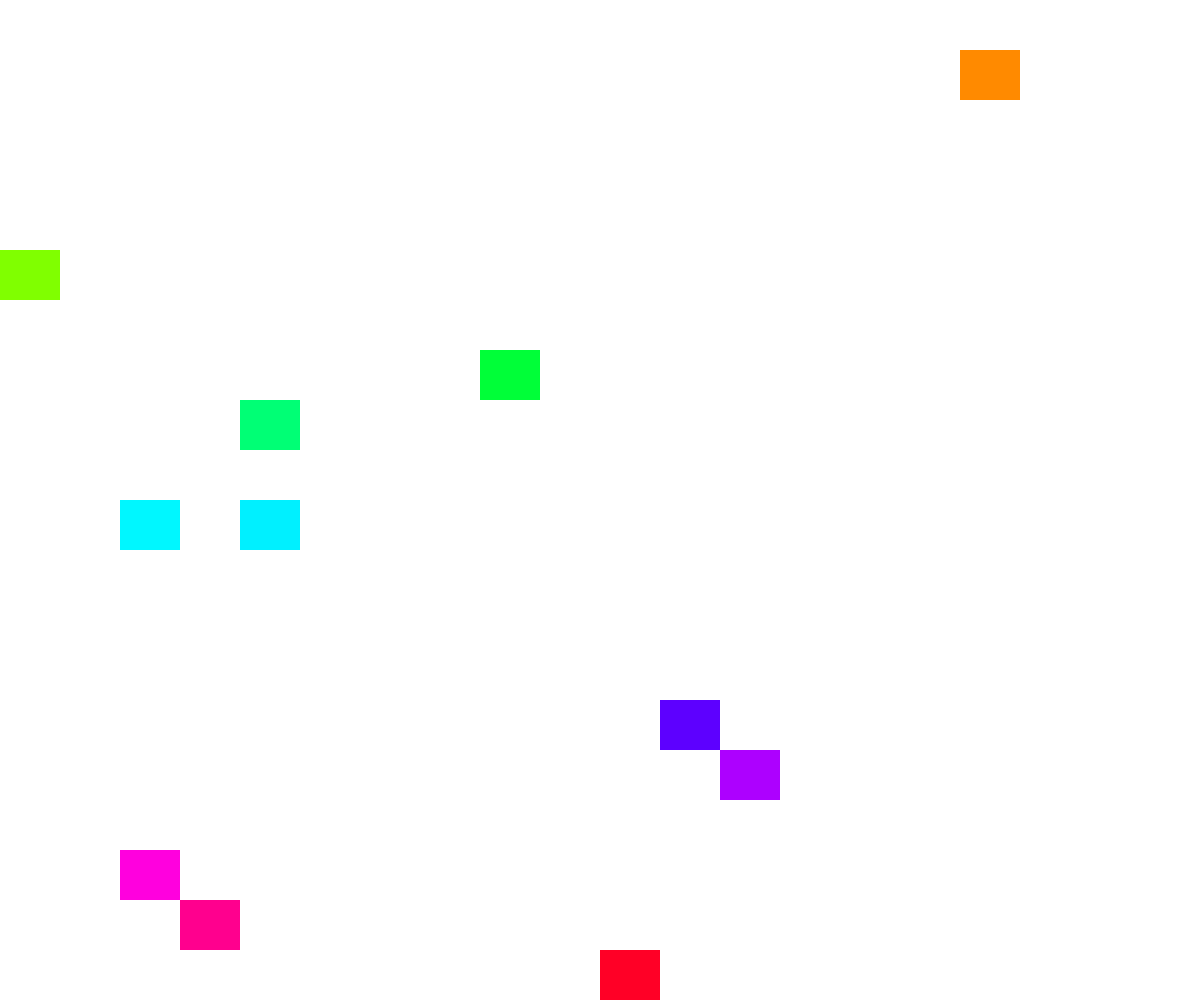
Frame 1 (no input)
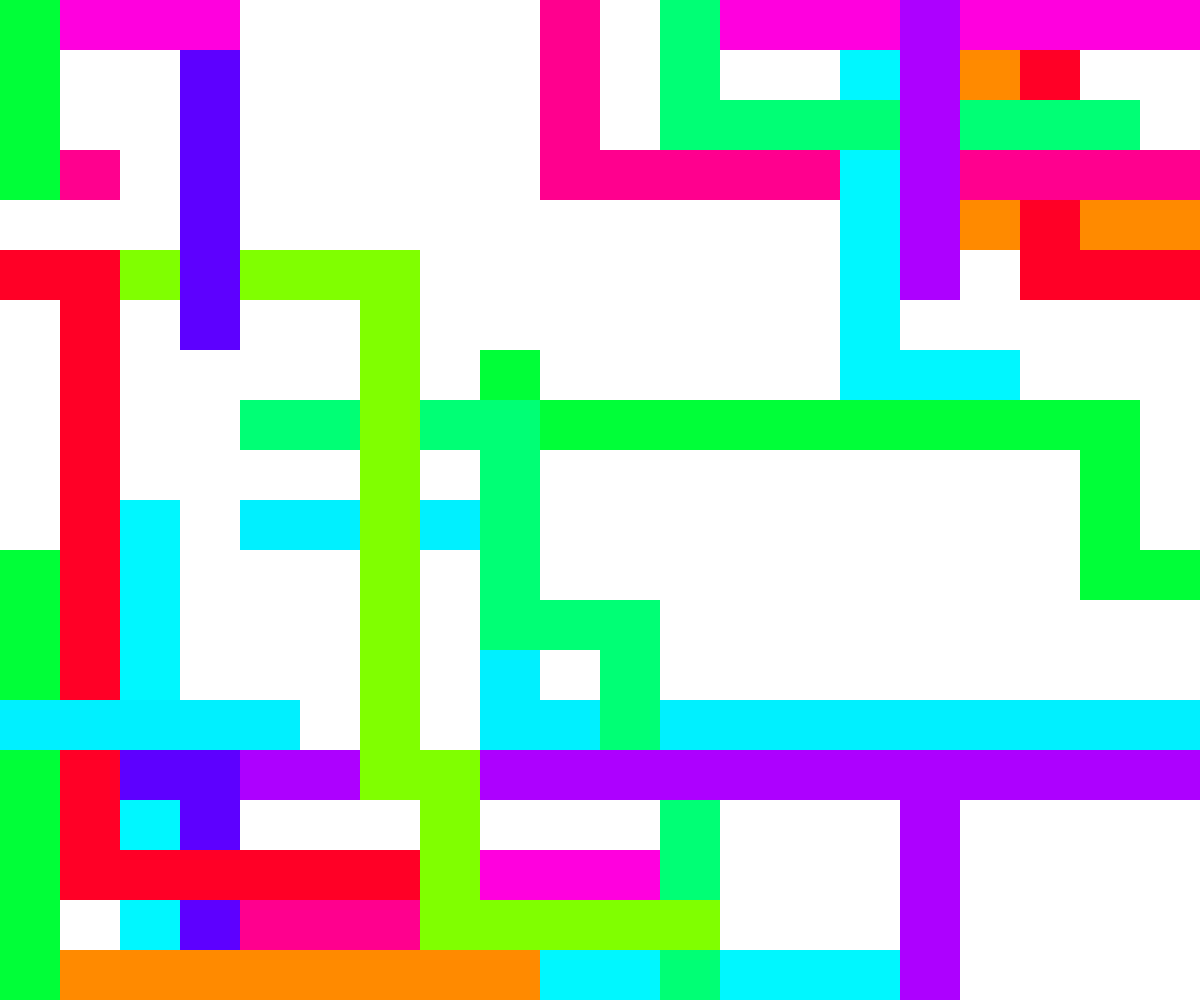
Frame 60 (no input)
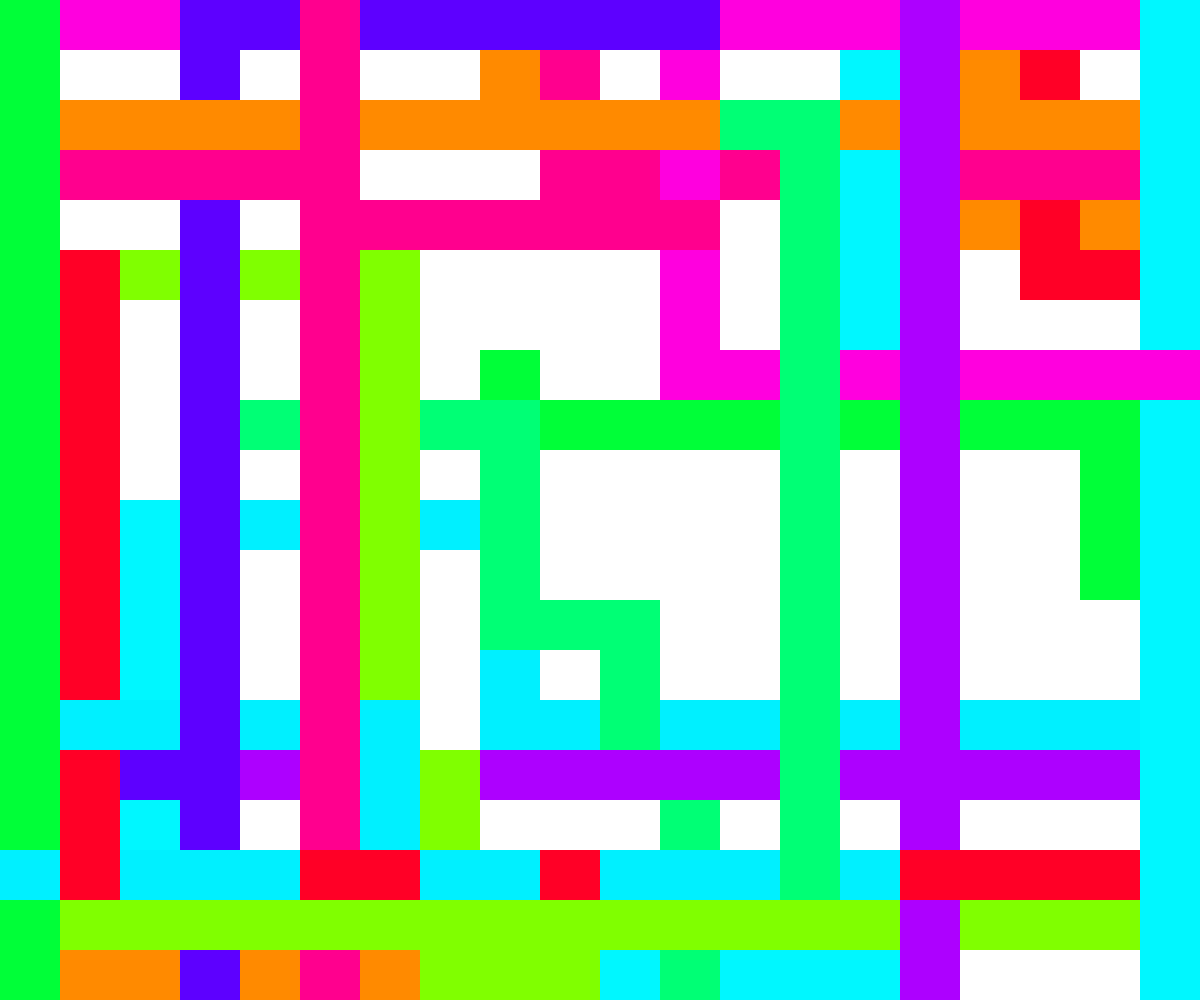
Frame 120 (the mouse pressed at the canvas centre since frame 60)

The p5.js sketch that drew these frames (run headless with seeded random() and noise() and a simulated clock; from frame 60 on, the mouse is pressed at the canvas centre):

// p5.js sketch
// ── sketch.js
function setup() {
  createCanvas(innerWidth, innerHeight);
  frameRate(60);
  // noLoop();
  colorMode(HSB, 1, 1, 1);
  noStroke();
  num_rows = 20;
  num_tiles = num_rows * num_rows;
  tile_width = width / num_rows;
  tile_height = height / num_rows;
  tiles = [];
  for (let j = 0; j < num_rows; j++) {
    for (let i = 0; i < num_rows; i++) {
      // tile = new RandomTile(tile_height);
      // tile.draw();
      // tiles.push(tile);
      if (Math.random() < 0.02) {
        tile_x = (i / num_rows) * width;
        tile_y = (j / num_rows) * height;
        tile_number = i + j * num_rows;
        tile_hue = map(tile_number, 0, num_tiles, 0, 1);
        tile = new Tile(tile_height, tile_width, tile_x, tile_y, tile_hue);
        tile.dir = int(random(0, 2));
        tiles.push(tile);
      }

      // tiles.push({
      //   x: tile_x,
      //   y: tile_y,
      //   hue: tile_hue
      // })
      // fill(tile_hue, 1.0, 1.0)
      // rect(tile_x, tile_y, tile_height, tile_height)
    }
  }
}

function draw() {
  // background(0);
  for (let tile of tiles) {
    spread = 15;
    tile.draw();
    if (tile.dir == 0) {
      tile.move(int(random(0, 2)) * tile.width, 0);
    } else {
      tile.move(0, int(random(0, 2)) * tile.height);
    }
    if (Math.random() < 0.04) {
      if (tile.dir == 0) {
        tile.dir = 1;
      } else {
        tile.dir = 0;
      }
    }
    tile.wrap();
  }
}

class Tile {
  constructor(tile_height, tile_width, x, y, tile_hue) {
    this.x = x;
    this.y = y;
    this.width = tile_width;
    this.height = tile_height;
    this.hue = tile_hue;
    this.setColor();
  }
  setColor() {
    push();
    colorMode(HSB, 1, 1, 1);
    this.color = color(this.hue, 1, 1);
    pop();
  }
  draw() {
    fill(this.color);
    rect(this.x, this.y, this.width, this.height);
  }
  move(dx, dy) {
    this.x += dx;
    this.y += dy;
  }
  wrap() {
    // if (this.x > width || this.x < 0 || this.y > height || this.y < 0) {
    //   this.x = width / 2;
    //   this.y = height / 2;
    // }
    if (this.x > width) {
      this.x = 0;
    }
    if (this.x < 0) {
      this.x = width;
    }
    if (this.y > height) {
      this.y = 0;
    }
    if (this.y < 0) {
      this.y = height;
    }
  }
}

class RandomTile extends Tile {
  constructor(tile_height) {
    super();
    this.x = random(width);
    this.y = random(height);
    this.height = tile_height;
    this.hue = random(1);
    this.setColor();
  }
  setColor() {
    push();
    colorMode(HSB, 1, 1, 1);
    this.color = color(this.hue, 1, 1);
    pop();
  }
  draw() {
    fill(this.color);
    rect(this.x, this.y, this.height, this.height);
  }
}
